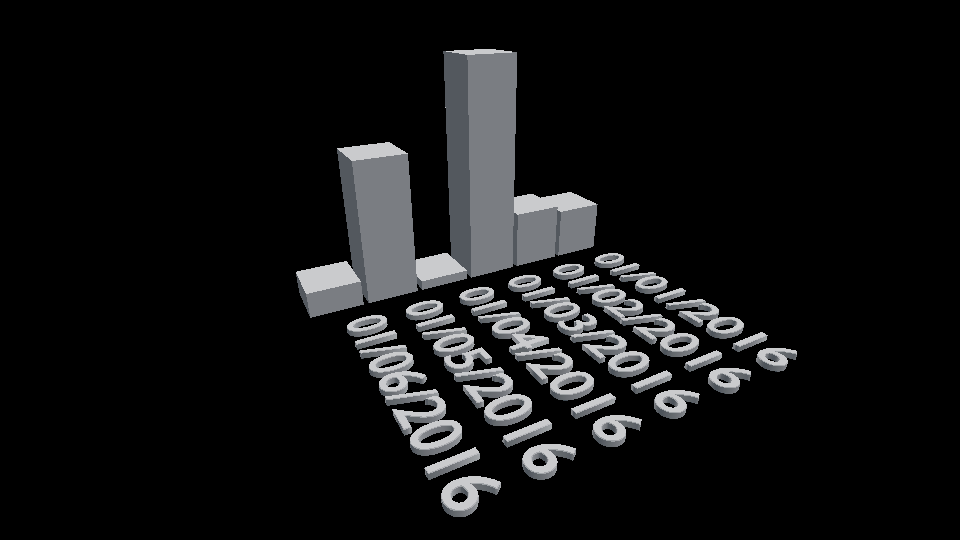
#> input picture pycon2016il/3DBars.png, 960 x 540 px
$ python -i cvfunctions.py   (imports and definitions only)   (older library calls are emulated)
#> lines starting #> are read from the running program, lines starting #| are printed output that depends on the picture; after the words box and inside, x2 and y2 are one past the last pixel; in counts of white or black regions, pixels touching at a corner belong together
import cv2, sys
import numpy as np
import pandas as pd
from os.path import join, dirname, isfile

# CUSTOM EXCEPTIONS AND WARNINGS
class NoContoursFound(Warning):
    """ Exception class to raise when no contours were found in the image"""

class EmptyContour(Warning):
    """ Exception class to raise when proivided contour bind no pixels"""

# FUNCTIONS
# [60 lines left out: functions find_contours, calc_a_percentage_diff, calc_loc_percentage_diff, not called in this run]


def find_contours_canny( filepath, contour_len_thresh = 5, nlevels = 10, min_val = 20, max_val = 255, resize_to = None, remove_duplicates = False ):
#> called with filepath = '../pycon2016il/3DBars.png', contour_len_thresh = 5, nlevels = 10, min_val = 20, max_val = 255, remove_duplicates = False
    if not isfile( filepath ):
        raise FileExistsError(f'Image file [{filepath}] does not exist')

    im = cv2.imread(filepath, flags=cv2.IMREAD_UNCHANGED)
#> im is the input picture: shape (540, 960, 4); mean B, G, R, A 19.2, 18.7, 18.3, 33.2
    if im.shape[-1] == 4:
        imbgr = cv2.cvtColor(im, cv2.COLOR_BGRA2BGR)
    else:
        imbgr = im.copy()

    scaled = imbgr
    if resize_to is not None:
        h, w, c  = im.shape
        ratio    = w / resize_to
        new_size = tuple([ int(round(v / ratio)) for v in [ imbgr.shape[1], imbgr.shape[0] ] ])
        scaled   = cv2.resize(imbgr, new_size )

    # Filter to generate color regions
    blur_bgr = cv2.edgePreservingFilter(scaled, sigma_s=20, sigma_r=0.95)
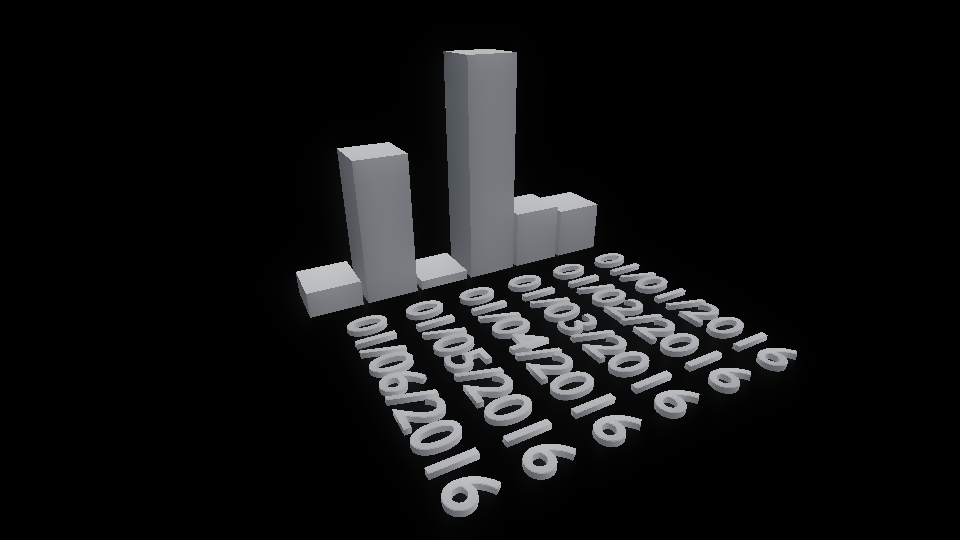
#> blur_bgr: shape (540, 960, 3); mean B, G, R 19.8, 19.2, 18.8
    # blur_bgr = cv2.stylization(im, sigma_s=20, sigma_r=0.95)

    imgray = cv2.cvtColor(blur_bgr, cv2.COLOR_BGRA2GRAY)

    kernel     = np.ones((3,3),np.uint8)
    threshvals = np.linspace( min_val, max_val, num = nlevels, dtype = np.int )
    layered    = np.zeros( imgray.shape )

    for i, t in enumerate( threshvals ):
        ret, thresh = cv2.threshold(imgray, t, min(250, t+100), 0)
        canny = cv2.Canny( thresh, t, min(250, t+100) )
        ret, thresh = cv2.threshold(canny, t, 255, 0)
        layered = np.array( np.clip( layered + thresh, 0, 255 ), dtype = np.uint8 )
        layered = cv2.GaussianBlur(layered, (1,1), 0)
        layered = cv2.morphologyEx(layered, cv2.MORPH_CLOSE, kernel)
#> this loop made 10 passes
#> pass 1, in find_contours_canny, `ret, thresh = cv2.threshold(imgray, t, min(250, t+100), 0)`:
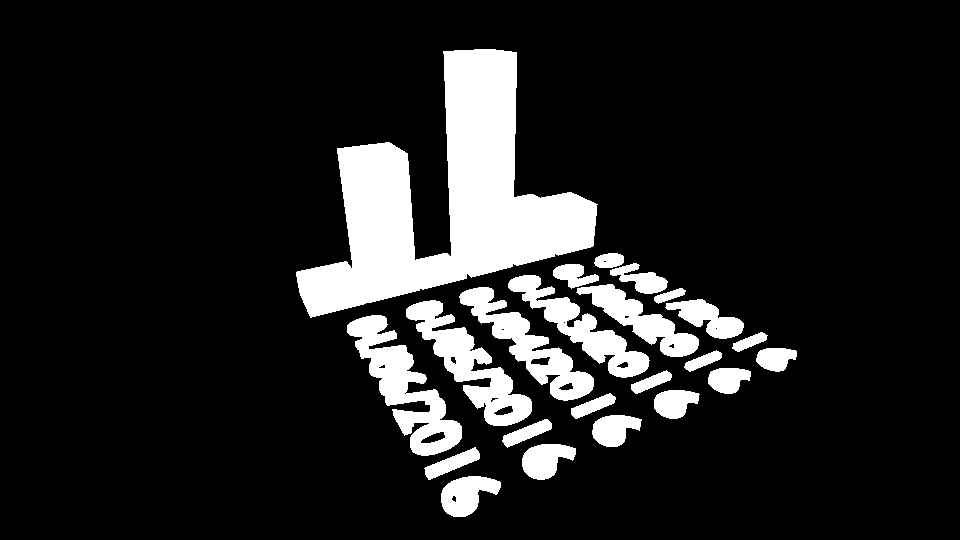
#> thresh: shape (540, 960); values 0 (black) and 120 (white), 13.4% white; 23 white regions, largest, box (x1, y1, x2, y2) and area: (296, 49, 598, 318) 33883, (347, 315, 462, 456) 5802, (406, 300, 532, 426) 5177
#> pass 1, in find_contours_canny, `canny = cv2.Canny( thresh, t, min(250, t+100) )`:
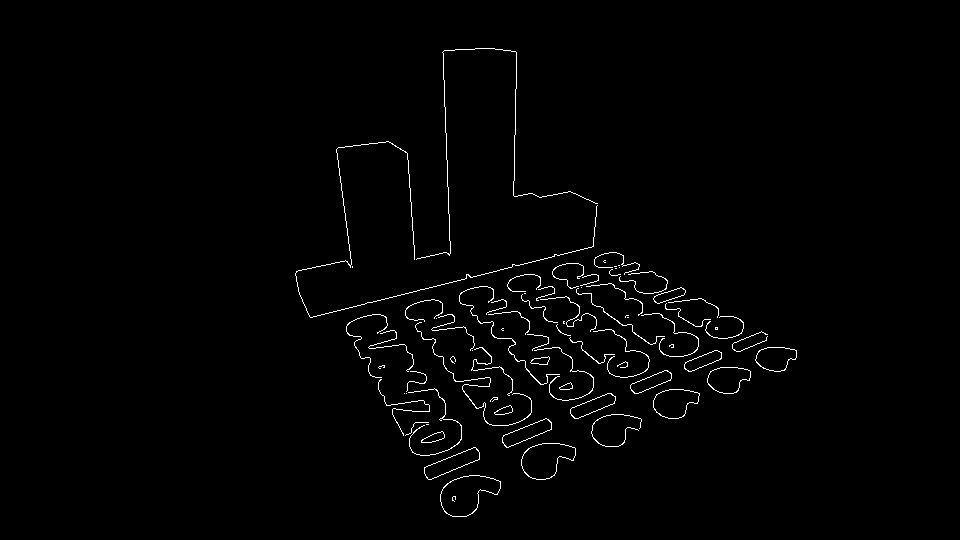
#> canny: shape (540, 960); 1.3% white in thin lines or dots, all inside (x1, y1, x2, y2) = (295, 48, 797, 517)
#> pass 2, in find_contours_canny, `ret, thresh = cv2.threshold(imgray, t, min(250, t+100), 0)`:
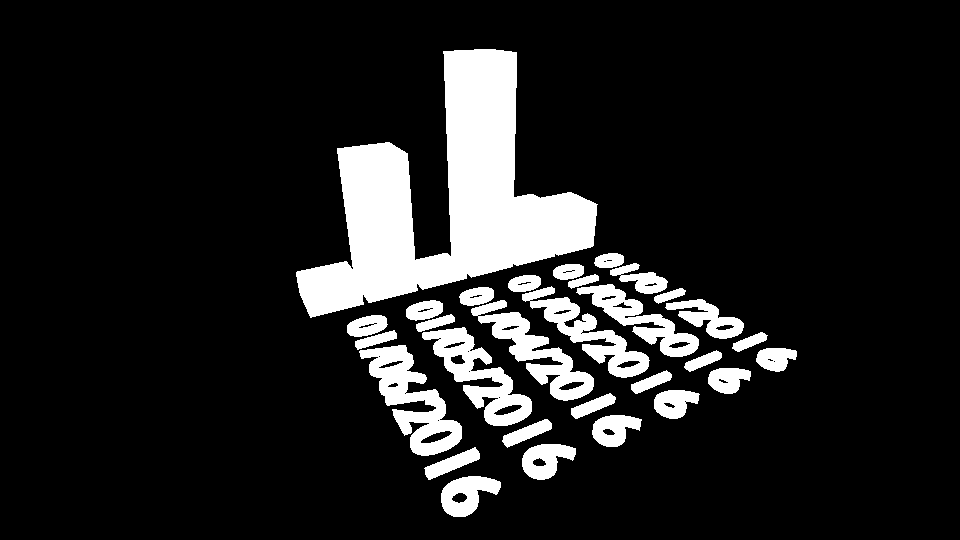
#> thresh: shape (540, 960); values 0 (black) and 146 (white), 13% white; 30 white regions
#> after the loop: canny: shape (540, 960); every value is 0
#> after the loop:
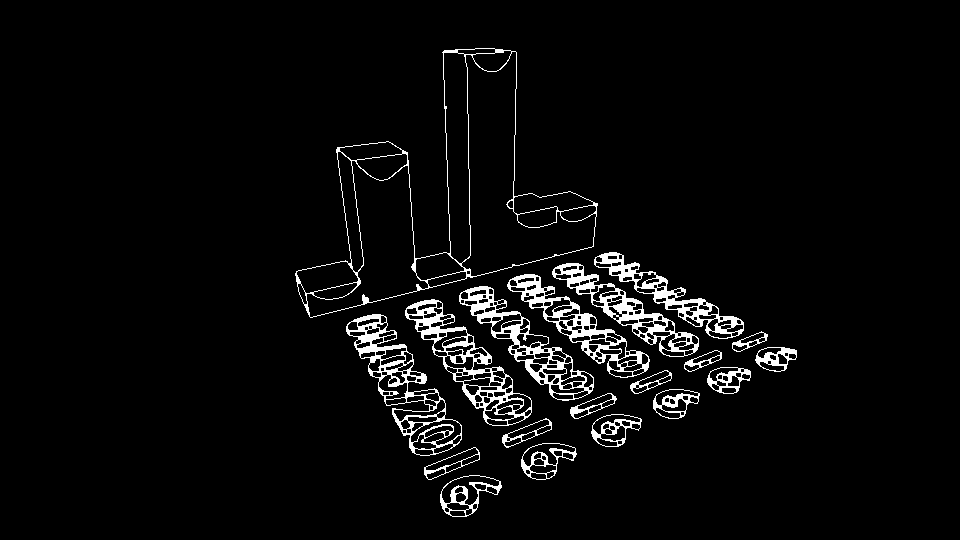
#> layered: shape (540, 960); min 0, max 255, mean 10.5

    # Morphology and some blurring to clean the lines
    layered = cv2.GaussianBlur(layered, (3,3), 0)
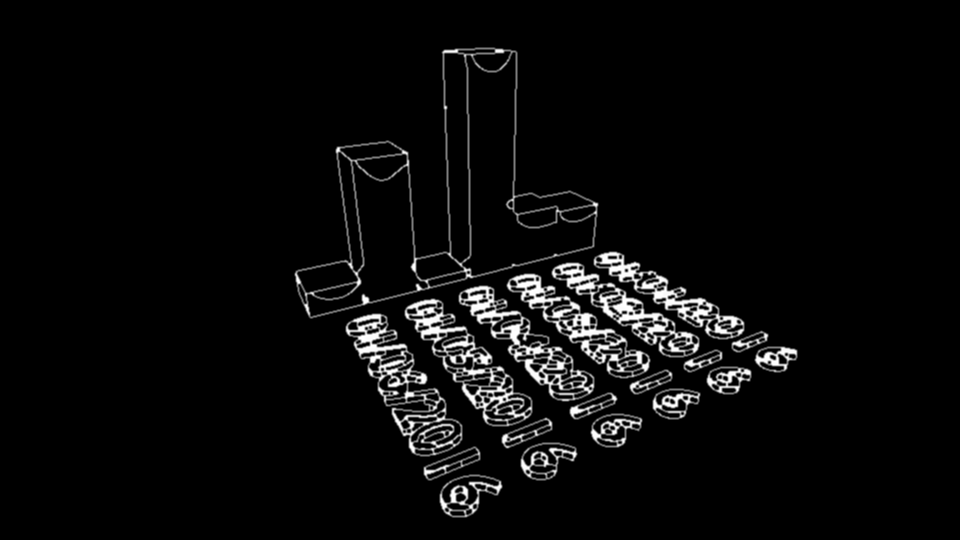
#> layered: shape (540, 960); min 0, max 255, mean 10.5
    layered = cv2.morphologyEx(layered, cv2.MORPH_OPEN, kernel)
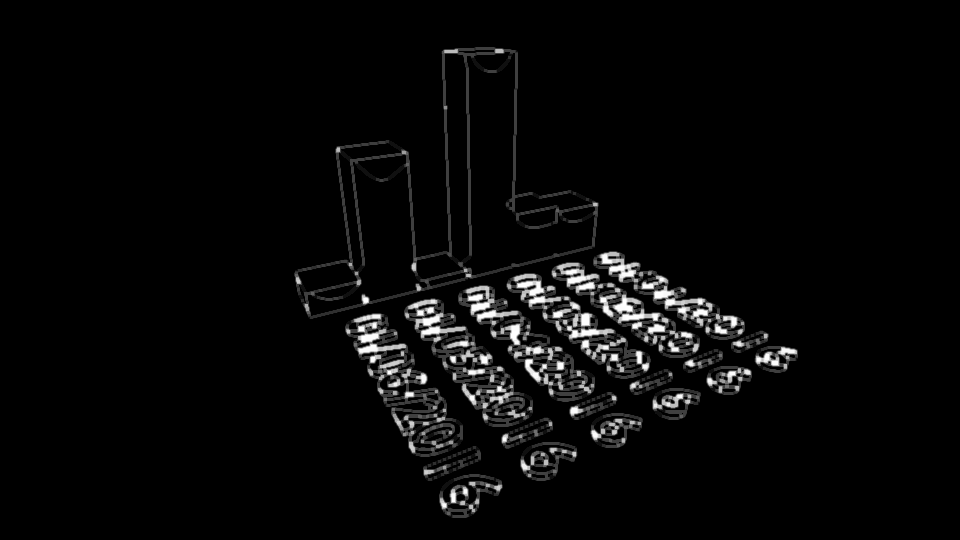
#> layered: shape (540, 960); min 0, max 255, mean 8.2
    layered = cv2.morphologyEx(layered, cv2.MORPH_CLOSE, kernel)

    _, contours, hierarchy = cv2.findContours(layered, cv2.RETR_TREE, cv2.CHAIN_APPROX_SIMPLE)
#> contours = 136 contours, 30 with area under 20; largest, box (x1, y1, x2, y2) and area: (294, 47, 599, 319) 35418, (463, 54, 595, 276) 11482, (345, 313, 463, 457) 7150, (307, 165, 419, 316) 6978, (404, 298, 533, 427) 6364

    if not len( contours ):
        raise NoContoursFound(f'Failed to find contours in image file [{filepath}]')

    return im, contours


# [45 lines left out: functions find_contours_simple, contour_inner_rect, find_contour_color, not called in this run]

>>> result = find_contours_canny('../pycon2016il/3DBars.png')
